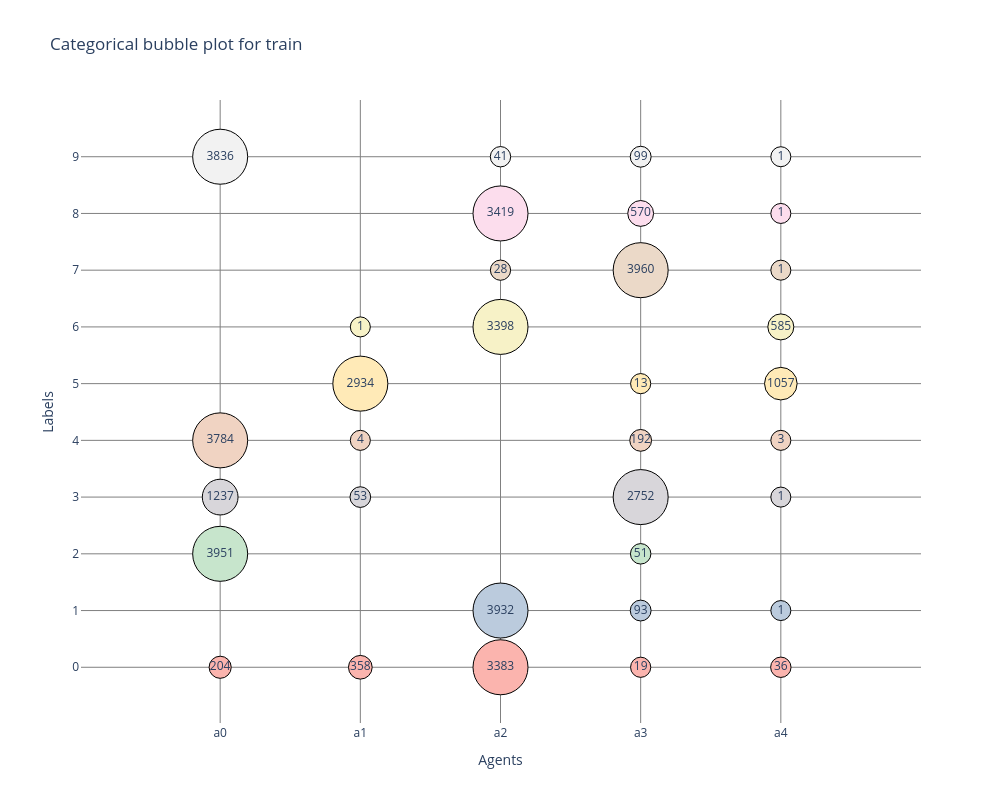

Notebook source saved alongside this figure:
### Markdown cell above
# Data split

1. Bubble plot for every stage (3)

### Code cell
import pandas as pd
import plotly.graph_objects as go
import numpy as np
import branca.colormap as cm
from matplotlib.colors import to_hex

data = pd.read_csv(r"C:/Users/samue/OneDrive/Escritorio/Tareas UNI/tfg/tfg_samuel/vis/xperiments/experimentos_con_cnn/05_non_complete/raw/data_split.csv")
agents = data.agent.unique()

cmaps = [cm.linear.Pastel1_03.scale(0, 2),
         cm.linear.Pastel1_04.scale(0, 3),
         cm.linear.Pastel1_05.scale(0, 4),
         cm.linear.Pastel1_06.scale(0, 5),
         cm.linear.Pastel1_07.scale(0, 6),
         cm.linear.Pastel1_08.scale(0, 7),
         cm.linear.Pastel1_09.scale(0, 8)]
dic_cmaps = {str(i+3):cmap for i,cmap in enumerate(cmaps)}
labels = data.label.unique()

try:
    cmap = dic_cmaps[str(len(labels))]
except KeyError:
    if len(labels) < 3:
        cmap = cm.linear.Pastel1_03.scale(0, len(labels)-1)
    else:
        cmap = cm.linear.Pastel1_09.scale(0, len(labels)-1)

colors = ["white"] + [cmap(i) for i in range(len(labels))] + ["white"]
colors = list(map(to_hex, colors))

figs = []
phases = ["train", "validation", "test"]
visible = True
for phase in phases:
    fig = go.Figure()
    labels = data.label.unique()
    X = np.zeros((len(labels) + 2, len(agents) + 2))
    for i, agent in enumerate(agents):
        split_data = data[(data.agent == agent) & (data.description == phase)]
        for x, (_, row) in enumerate(split_data.iterrows()):
            X[row.label + 1, i + 1] = row["count"]

    scale = 10
    M, N = X.shape
    X_sizes = X.copy()
    for i in range(M):
        xmin, xmax = X_sizes[i, :].min(), X_sizes[i, :].max()
        tmin, tmax = 20, 55
        X_sizes[i, :] = (X_sizes[i, :] - xmin) / (xmax - xmin) * (
            tmax - tmin
        ) + tmin
    x = []
    y = []
    colores = []
    sizes = []
    texts = []
    for j in range(N):
        for i in range(M):
            color = colors[i]
            if X[i, j] != 0:
                x.append(j)
                y.append(i)
                colores.append(color)
                sizes.append(X_sizes[i, j])
                texts.append(f"{int(X[i,j])}")
    fig.add_trace(
        go.Scatter(
            mode="markers+text",
            x=x,
            y=y,
            marker=dict(color=colores, size=sizes, opacity=1),
            text=texts,
            line=dict(color="black", width=1),
            visible=visible,
            hovertemplate="<br><b>Agent</b>: %{x}<br>"
            + "<br><b>Digit</b>: %{y}<br>"
            + "<br><b>Samples</b>: %{text}<br>",
        )
    )

    # Update the figure layout with the dropdown menu
    fig.update_layout(
        title_text=f"Categorical bubble plot for {phase}",
        xaxis_title="Agents",
        yaxis_title="Labels",
    )

    fig.update_layout(xaxis_range=[0, len(agents) + 1])
    fig.update_layout(yaxis_range=[0, len(colors) - 1])
    fig.update_layout(width=143 * (len(agents) + 2))
    fig.update_layout(height=67 * len(colors))
    fig.update_layout(plot_bgcolor="rgb(256,256,256)")
    fig.update_xaxes(
        ticktext=agents,
        tickvals=list(range(1, len(agents) + 1)),
        showgrid=True,
        gridwidth=1,
        gridcolor="grey",
    )
    fig.update_yaxes(
        ticktext=sorted(labels),
        tickvals=list(range(1, len(labels) + 1)),
        showgrid=True,
        gridwidth=1,
        gridcolor="grey",
    )
    figs.append(fig)
figs[0]

### Figure 1 — Plotly figure (JSON) as saved in the notebook; plotly's stock layout.template omitted (floating-point values rounded to 4 significant figures)
{"data": [{"hovertemplate": "<br><b>Agent</b>: %{x}<br><br><b>Digit</b>: %{y}<br><br><b>Samples</b>: %{text}<br>", "line": {"color": "black", "width": 1}, "marker": {"color": ["#fbb4ae", "#c7e5cc", "#d8d6da", "#f0d3c2", "#f2f2f2", "#fbb4ae", "#d8d6da", "#f0d3c2", "#ffeab7", "#f7f2c7", "#fbb4ae", "#bbcbdd", "#f7f2c7", "#ebd9c8", "#fcdded", "#f2f2f2", "#fbb4ae", "#bbcbdd", "#c7e5cc", "#d8d6da", "#f0d3c2", "#ffeab7", "#ebd9c8", "#fcdded", "#f2f2f2", "#fbb4ae", "#bbcbdd", "#d8d6da", "#f0d3c2", "#ffeab7", "#f7f2c7", "#ebd9c8", "#fcdded", "#f2f2f2"], "opacity": 1, "size": [22.11, 55, 35.73, 55, 55, 23.7, 20.67, 20.04, 55, 20.01, 55, 55, 55, 20.25, 55, 20.37, 20.2, 20.83, 20.45, 55, 21.78, 20.16, 55, 25.84, 20.9, 20.37, 20.01, 20.01, 20.03, 32.61, 26.03, 20.01, 20.01, 20.01]}, "mode": "markers+text", "text": ["204", "3951", "1237", "3784", "3836", "358", "53", "4", "2934", "1", "3383", "3932", "3398", "28", "3419", "41", "19", "93", "51", "2752", "192", "13", "3960", "570", "99", "36", "1", "1", "3", "1057", "585", "1", "1", "1"], "type": "scatter", "visible": true, "x": [1, 1, 1, 1, 1, 2, 2, 2, 2, 2, 3, 3, 3, 3, 3, 3, 4, 4, 4, 4, 4, 4, 4, 4, 4, 5, 5, 5, 5, 5, 5, 5, 5, 5], "y": [1, 3, 4, 5, 10, 1, 4, 5, 6, 7, 1, 2, 7, 8, 9, 10, 1, 2, 3, 4, 5, 6, 8, 9, 10, 1, 2, 4, 5, 6, 7, 8, 9, 10]}], "layout": {"height": 804, "plot_bgcolor": "rgb(256,256,256)", "title": {"text": "Categorical bubble plot for train"}, "width": 1001, "xaxis": {"gridcolor": "grey", "gridwidth": 1, "range": [0, 6], "showgrid": true, "ticktext": ["a0", "a1", "a2", "a3", "a4"], "tickvals": [1, 2, 3, 4, 5], "title": {"text": "Agents"}}, "yaxis": {"gridcolor": "grey", "gridwidth": 1, "range": [0, 11], "showgrid": true, "ticktext": [0, 1, 2, 3, 4, 5, 6, 7, 8, 9], "tickvals": [1, 2, 3, 4, 5, 6, 7, 8, 9, 10], "title": {"text": "Labels"}}}}
